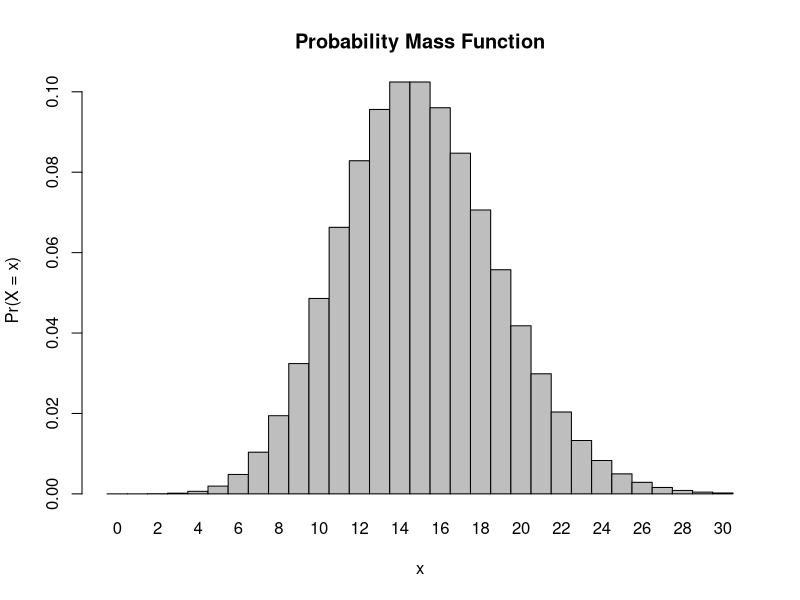
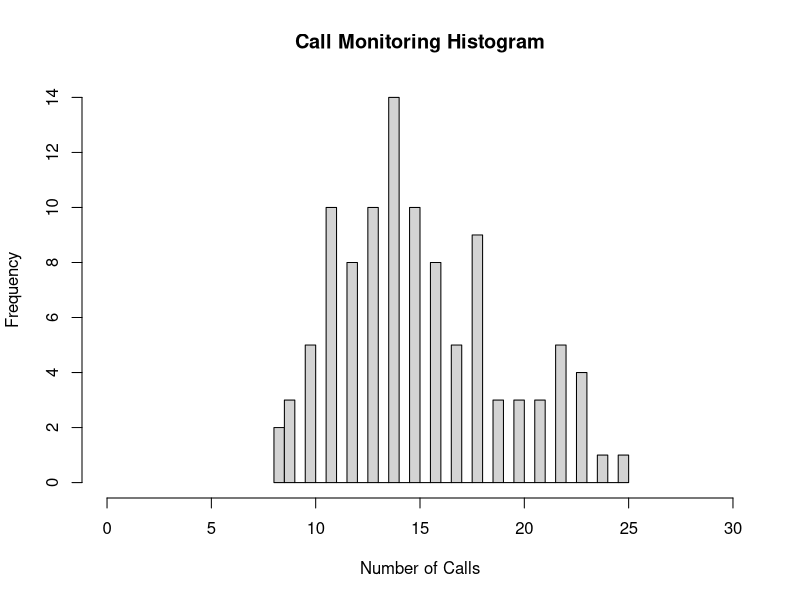

These charts were generated, in order, by the following R code:
## ---- chunk 1
1-ppois(8,15)
## ---- chunk 2
ppois(0,15)
## ---- chunk 3
ppois(3,15)-ppois(2,15)
## ---- chunk 4
x <- 0:30
l = 15
probset<-dpois(x=x,lambda=l)
barplot(probset,names.arg=x,space=0,xlab="x",ylab="Pr(X = x)",main="Probability Mass Function")
## ---- chunk 5
y<-rpois(104,15)
y
## ---- chunk 6
hist(y,xlim=c(0,30),xlab="Number of Calls",main="Call Monitoring Histogram",breaks=30)
